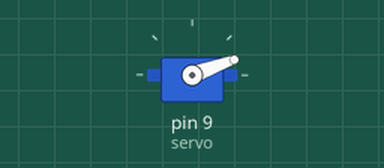
This sketch was run on a simulated Arduino Uno, built with avr-gcc and run on an emulated ATmega328P. Parts: servo.

Above: at 1.15 s.
At 11.49 s:
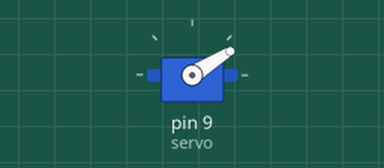
At 21.0 s:
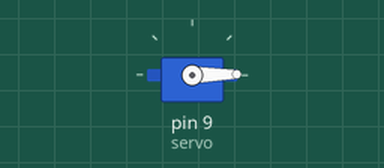
At 37.0 s:
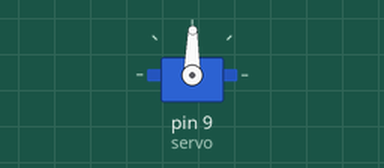
Timing chart, 0 to 40.0 s (numbered marks = the images above):
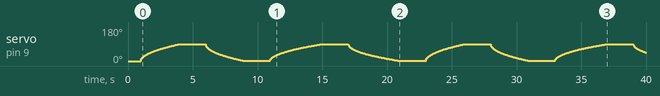

The sketch:

servo_1to90progressive.ino
```cpp
#include <Servo.h>

Servo   servo;

void setup() {
  servo.attach(9);
  servo.write(0);
  delay(1000);
}

void loop() {
  //progressive:
  int   minpos = 0;
  int   maxpos = 90;
  int   i = 0;
  int   revdelay = maxpos - i;
  	for (i = minpos; i < maxpos; i++)
	{
		servo.write(i);
    int j = (i + (0.5*i)) * 0.5;
		delay(j);
	}
  delay(2000);
  	for (i = maxpos; i > minpos; i--)
	{
		servo.write(i);
    int j = (i + (0.5*i)) * 0.5;
    int maxj = (maxpos + (0.5*maxpos)) * 0.5;
    revdelay = maxpos - j - (maxpos - maxj); // done! [should replace 22.5 with variable so i can change the maxpos and minpos and everything sets up accordingly.]
		delay(revdelay);
	}
  delay(2000);

  //test for regular (delay = i) :
  	for (int i = minpos; i < maxpos; i++)
	{
		servo.write(i);
		delay(i);
	}
  delay(2000);
  	for (int i = maxpos; i > minpos; i--)
	{
		servo.write(i);
		delay(maxpos - i);
	}
  delay(2000);
}

/* CONCLUSION :
 this is adaptive but only good for 0 -> 90, delay gets too slow for bigger values.
 need to change the function completely for 90+
*/
```
